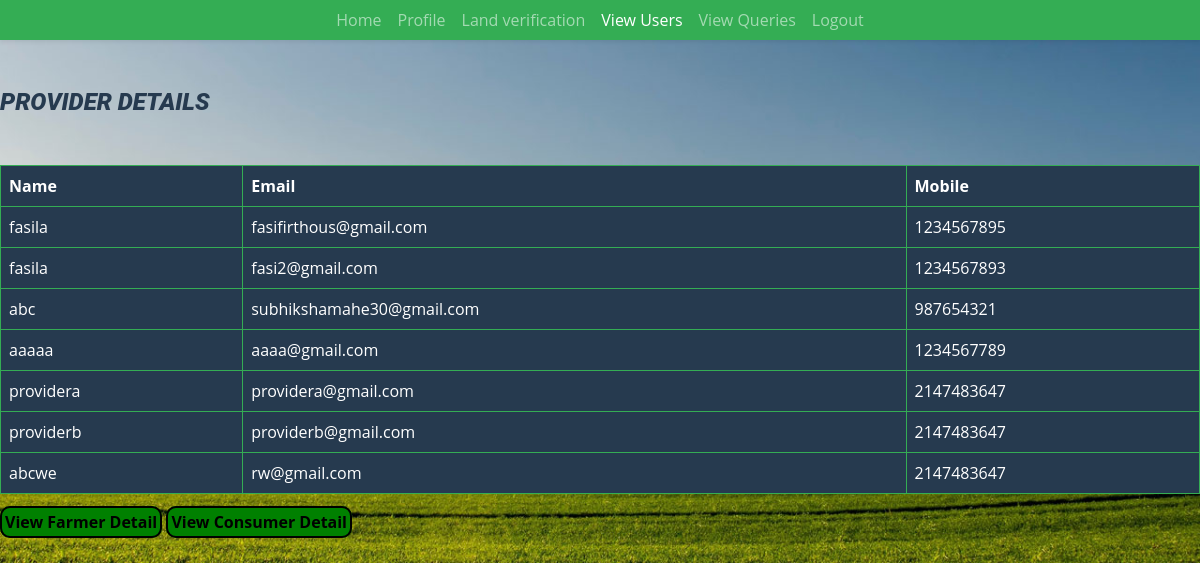
Page /ProviderDetail.php on the committed database.
### tables this page shows
CREATE TABLE `users` (
  `id` int(50) NOT NULL,
  `Name` varchar(25) NOT NULL,
  `Email` varchar(50) NOT NULL,
  `Password` varchar(100) NOT NULL,
  `Mobile` int(10) NOT NULL,
  `Category` int(3) NOT NULL,
  `Image` varchar(100) NOT NULL
);

### ProviderDetail.php (the view, shortened to what this page needs)
<?php
include './includes/dbconfig.php';
?>
<!DOCTYPE html>
<html lang="en">
<head>
    <link href="css/bootstrap.min.css" rel="stylesheet">
        <link href="css/design.css" rel="stylesheet">
        <link rel="stylesheet" href="./css/log.css" />
</head>
<body style="background-image: url('./images/agriland.jpg');">
 <?php
 $select = mysqli_query($conn, "select * from users where Category=2");
 ?>
  <nav class="navbar navbar-expand-lg bg-primary navbar-dark shadow-sm py-3 py-lg-0 px-3 px-lg-5" id="home">
        <div class="collapse navbar-collapse" id="navbarCollapse">
            <div class="navbar-nav mx-auto py-0">
                <a href="Admin.php" class="nav-item nav-link ">Home</a>
                <a href="adminprofile.php" class="nav-item nav-link">Profile</a>
                <a href="landverify.php" class="nav-item nav-link">Land verification</a>
                <a href="FarmerDetail.php" class="nav-item nav-link active">View Users</a>
                <a href="Viewqueries.php" class="nav-item nav-link">View Queries</a>
                <a href="login.php" class="nav-item nav-link">Logout</a>
            </div>
        </div>
    </nav>
 <div class = "display-container">
 <div class="display"><br><br>
  <h4><b><i>PROVIDER DETAILS</i></b></h4>
 <table class="table table-dark table-hover table-bordered border-primary mt-5" id="product">
 <thead>
    <tr>
      <th scope="col">Name</th>
      <th scope="col">Email</th>
      <th scope="col">Mobile</th>
    </tr>
  </thead>
 <?php
 if(mysqli_num_rows($select)>0){
 while ($row = mysqli_fetch_assoc($select)) {
   ?>
 <tr>
 <td><?php echo $row['Name']; ?></td>
 <td><?php echo $row['Email']; ?></td>
 <td><?php echo $row['Mobile']; ?></td>
 </tr>
 <?php }}
 else{?>
     <tr><td colspan = "6">No Users </td></tr>
 <?php } ?>
 </table>
 <a href="FarmerDetail.php"  style="color:black; width: 150px; padding:3px; background-color:green; border-radius: 10px; border:2px solid black"><b>View Farmer Detail</b></a>
 <a href="ConsumerDetail.php"  style="color:black; width: 150px; padding:3px; background-color:green; border-radius: 10px; border:2px solid black"><b>View Consumer Detail</b></a>
</div>
 </div>
</body>
</html>

### css/design.css (style rules this page uses)
:root { --primary: #0d0e0d; --secondary: #FF9933; --light: #F6FFF2; --dark: #263A4F; }

### css/log.css (style rules this page uses)
body { background-repeat: no-repeat; background-size: cover; }

### rows in the picture
users: Name "fasila", Email "fasifirthous@gmail.com", Mobile "1234567895"
users: Name "fasila", Email "fasi2@gmail.com", Mobile "1234567893"
users: Name "abc", Email "subhikshamahe30@gmail.com", Mobile "987654321"
users: Name "aaaaa", Email "aaaa@gmail.com", Mobile "1234567789"
users: Name "providera", Email "providera@gmail.com", Mobile "2147483647"
users: Name "providerb", Email "providerb@gmail.com", Mobile "2147483647"
users: Name "abcwe", Email "rw@gmail.com", Mobile "2147483647"
